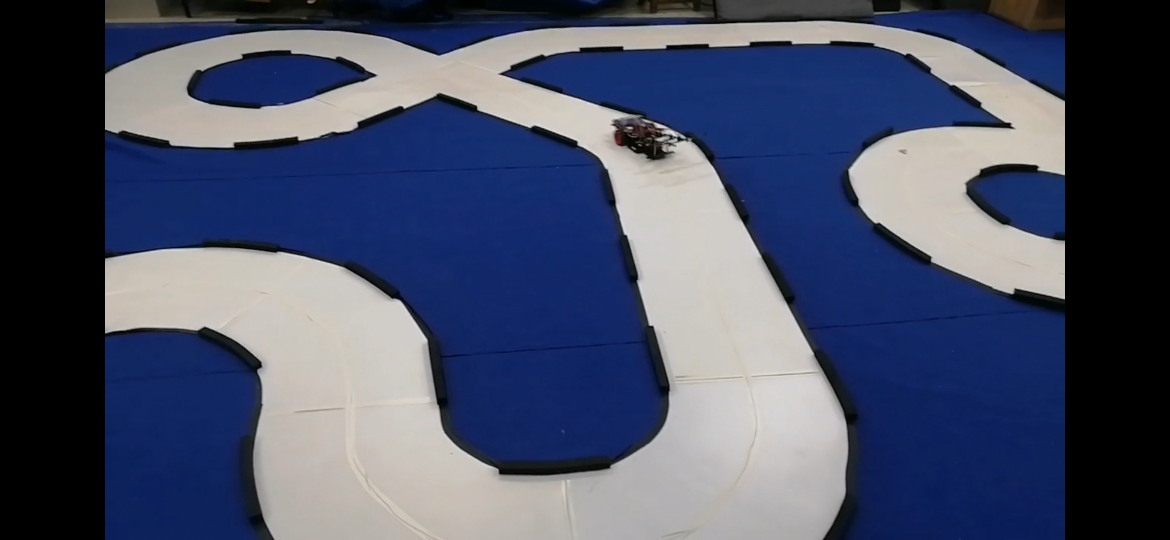
%> input picture Image_Processing_Simulation/test.jpg, 2340 x 1080 px (shown at 1/2 size)
$ octave Fuzzy_OTSU.m   (GNU Octave 9; MATLAB toolbox functions it lacks are replaced by stand-ins)
%> lines starting %> are read from the running program, lines starting %| are printed output that depends on the picture; in (x1, y1, x2, y2) boxes, pixels count from 0 and x2, y2 are one past the last pixel; in counts of white or black regions, pixels touching at a corner belong together; the program's own positions count from 1
clear;

test = imread('D:\智能车\2022华东赛\图像处理仿真\test.jpg');
%> test is the input picture: size 1080x2340x3 uint8; mean R, G, B 72.8, 80.3, 103.6
figure(1);
imshow(test);
figure(2)
image1=rgb2gray(test);
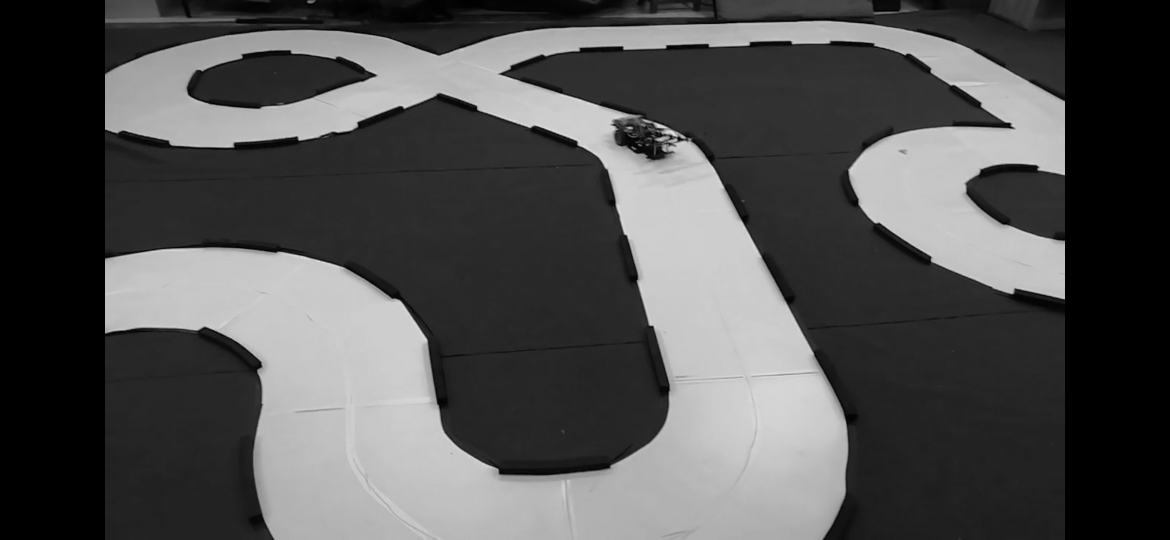
%> image1: size 1080x2340 uint8 (shown at 1/2 size); min 0, max 237, mean 80.7
image2=imresize(image1,[120 188]);
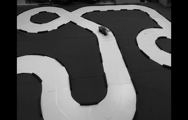
%> image2: size 120x188 uint8; min 0, max 214, mean 80.8
imshow(image2);

[height,width]=size(image2);
%> height = 120; width = 188
GrayScale=256;N=120*188;
Histogram=zeros(1,256);
threshold=0;

L1=130;L2=150;L3=0;L4=240;
uA=zeros(1,L2);uB=zeros(1,L4);uC=zeros(1,GrayScale);
PA=0;PB=0;PC=0;
PAA=zeros(1,L2);PBB=zeros(1,L4);PCC=zeros(1,GrayScale);

mA=0;mB=0;mC=0;
S=0;preS=0;

gray1=0;gray2=0;

temp_point=zeros(1,256);temp_k=0;temp_i=0;Break_Point=0;

temp1=0;temp2=0;

for i=1:height
    for j=1:width
        if(image2(i,j)==0)
            image2(i,j)=1;
        end
        Histogram(image2(i,j))=Histogram(image2(i,j))+1;
    end
end
%> image2: size 120x188 uint8; 17.03% of pixels changed, all inside (x1, y1, x2, y2) = (0, 0, 188, 120)
%> after the loop, Histogram = 256 values, max 3848 at index 1, min 0 at index 215, mean 88.12


for i=2:GrayScale
    if Histogram(i)>=Histogram(i-1)
        temp_point(i)=temp_point(i-1)+1;
    else
        temp_point(i)=temp_point(i-1)-1;
    end
end
%> after the loop, temp_point = 256 values, max 57 at index 256, min -2 at index 17, mean 16.8

for i=11:1:GrayScale-11
    if temp_point(i)<temp_point(i+10)&&temp_point(i)<temp_point(i-10)
        temp_i=temp_i+i;
        temp_k=temp_k+1;
    end
end
%> after the loop, temp_i = 4047; temp_k = 30

Break_Point=round(temp_i/temp_k);
%> Break_Point = 135

for i=1:Break_Point
    if (temp1<Histogram(i))
        temp1=Histogram(i);
        gray1=i;
    end
end
%> this loop made 135 passes
%> (temp1, gray1) on pass 1: (3848, 1)

for i=Break_Point:240
    if (temp2<Histogram(i))
        temp2=Histogram(i);
        gray2=i;
    end
end
%> this loop made 106 passes
%> temp2 on passes 1, 2, 4, 8, 20, 25, 26, 28, 40, 41, 42, 43: 4, 5, 12, 14, 20, 23, 36, 46, 68, 99, 133, 213
%> after the loop, gray2 = 198; temp2 = 451

L1=gray1;
%> L1 = 1
L2=gray1+30;
%> L2 = 31
L4=gray2;
%> L4 = 198
if(L4<=L2)
    L4=L2+20;
end


for i=1:L2
    if(i<=L1)
        uA(i)=1;
    elseif(i>L1&&i<=L2)
        uA(i)=(i/(L1-L2))-(L2/(L1-L2));
    end
    PA=PA + uA(i)*Histogram(i);
end
%> this loop made 31 passes
%> PA on passes 1 to 12: 3848, 3863.5, 3885.9, 3936.3, 3985.7, 4069.8, 4116.2, 4150.7, 4170.5, 4192.9, 4207.6, 4220.9
%> after the loop, uA = 150 values, max 1 at index 1, min 0 at index 31, mean 0.103


for i=1:L2
    PAA(i)=uA(i)*Histogram(i)/PA;
    mA = mA+i*PAA(i);
end
%> this loop made 31 passes
%> mA on passes 1 to 12: 0.862, 0.869, 0.884, 0.929, 0.985, 1.1, 1.17, 1.23, 1.27, 1.32, 1.36, 1.39
%> after the loop, PAA = 150 values, max 0.862 at index 1, min 0 at index 31, mean 0.00667


PA = PA/N;
%> PA = 0.198

for L3=L2:L4
    mB=0;mC=0;PB=0;PC=0;
    for i=L1:L4
        if(i>=L1&&i<L2)
            uB(i)=(i/(L2-L1))-(L1/(L2-L1));
        elseif(i>=L2&&i<=L3)
            uB(i)=1;
        elseif(i>L3&&i<=L4)
            uB(i)=(i/(L3-L4))-(L4/(L3-L4));
        end
    end
    PB = PB + uB(i)*Histogram(i);
end
%> after the loop, uB = 240 values, max 1 at index 31, min 0 at index 1, mean 0.76


for i=L3:GrayScale
    if(i<L4&&i>=L3)
        uC(i)=(i/(L4-L30))-(L3/(L4-L3));
    elseif(i>=L4)
        uC(i)=1;
    end
    PC = PC + uC(i)*Histogram(i);
end
%> this loop made 59 passes
%> PC on passes 1 to 12: 451, 827, 1117, 1404, 1720, 1925, 2092, 2472, 2591, 2647, 2687, 2719
%> after the loop, uC = 256 values from 0 to 1


for i = L1:L4
    PBB(i)=uB(i)*Histogram(i)/PB;
    mB=mB+i*PBB(i);
end
%> this loop made 198 passes
%> mB on passes 1 to 3: 0, 0.00237, 0.013
%> after the loop, PBB = 240 values, max 1.99 at index 41, min 0 at index 1, mean 0.145; mB = 2961.5


for i=L3:GrayScale
    PCC(i)=uC(i)*Histogram(i)/PC;
    mC=mC+i*PCC(i);
end
%> this loop made 59 passes
%> mC on passes 1 to 12: 31.73, 58.32, 78.93, 99.43, 122.1, 136.9, 149, 176.7, 185.4, 189.5, 192.5, 194.9
%> after the loop, PCC = 256 values, max 0.16 at index 198, min 0 at index 1, mean 0.00391

PB = PB/N;
%> PB = 0.02
PC = PC/N;
%> PC = 0.125

S = -PA*PB*PC*(mC-mB)*(mC-mA)*(mB-mA);
%> S = 803542.2

if(S > preS)
    preS = S;
%> preS = 803542.2
    threshold=(L1+L2+L3)/3;
%> threshold = 76.67
end

image3 = im2bw(image2,threshold/255);
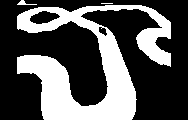
%> image3: size 120x188 logical; 33.4% white; 3 white regions (1 under 20 px), largest, box (x1, y1, x2, y2) and area: (17, 5, 171, 120) 7490, (17, 0, 37, 5) 42
figure(3);
imshow(image3);
